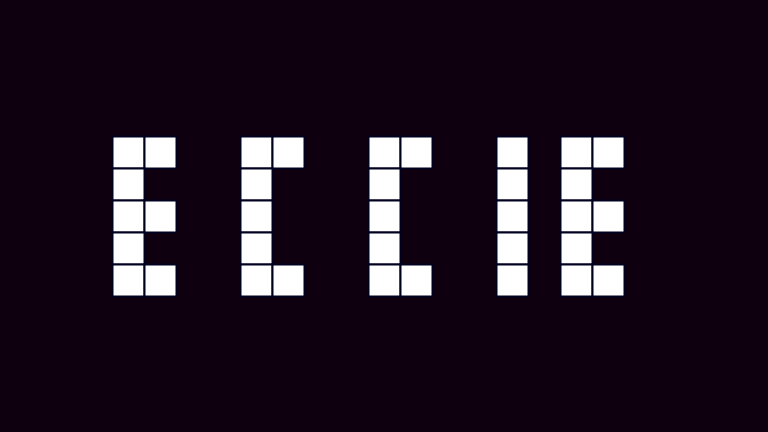
Frame 1 (no input)
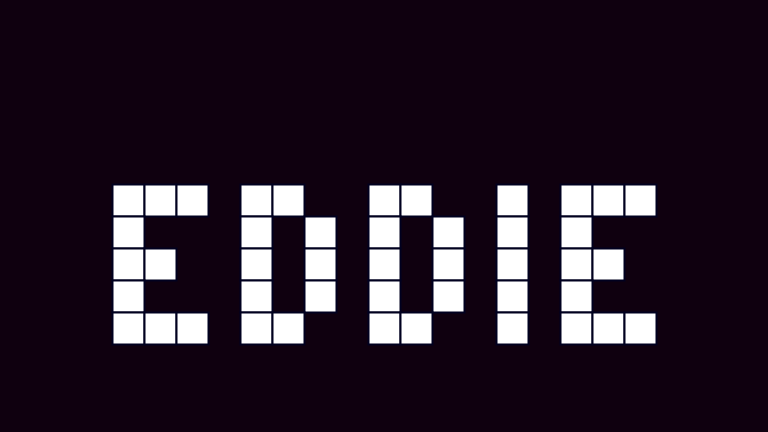
Frame 60 (the mouse pressed at the canvas centre just before this capture)
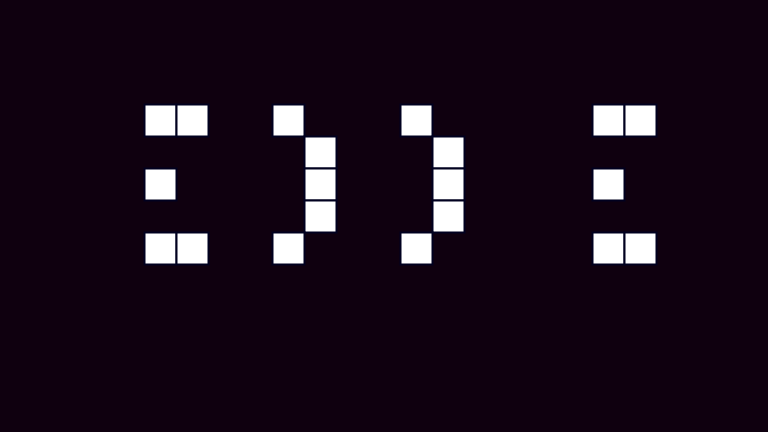
Frame 120 (the mouse held since frame 60 and released just before this capture)

The Processing sketch that drew these frames (run headless with seeded random() and noise(); from frame 60 on, the mouse is pressed at the canvas centre):

// Processing sketch: WriteMyName
// ── WriteMyName.pde
int pixelWidth = 32;
int pixelHeight = 32;

int pixelSize = 32;

float xOffset = 112f;
float yOffset = 136f;

float yScroll = 0f;
float yScrollSpeed = 8f;
int scrollTimer = 0;
float scrollDirectionY = 1f;
float maxScrollY = 64f;


float xPos = 32f;
float yPos = 32f;

int[] pixelLights = {1, 1, 0, 0, 1, 1};
int pixelLightsIndex = 0;

char[] nameLetters = {'E', 'D', 'D', 'I', 'E'};

int[][] letterE = { {1, 1, 1},
                    {1, 0, 0},
                    {1, 1, 0},
                    {1, 0, 0},
                    {1, 1, 1}};
                     
int[][] letterD = { {1, 1, 0},
                    {1, 0, 1},
                    {1, 0, 1},
                    {1, 0, 1},
                    {1, 1, 0}};
                     
int[][] letterI = { {1},
                    {1},
                    {1},
                    {1},
                    {1}};

void setup ()
{
    size(768, 432);

    scrollTimer = millis ();

    background(15, 0, 15);
    stroke(0, 0, 31);
    strokeWeight(2);

    DrawName ();
}

void draw ()
{
    xOffset = 112f;
    yOffset = 136f + yScroll;

    boolean updateDraw = false;

    if ((millis () - scrollTimer) >= 100)
    {   
        if (yScroll >= maxScrollY && scrollDirectionY > 0f)
            scrollDirectionY = -1f;
        else if (yScroll <= -maxScrollY)
            scrollDirectionY = 1f;

        yScroll += scrollDirectionY * yScrollSpeed;
        scrollTimer = millis ();

        pixelLightsIndex++;
        pixelLightsIndex = pixelLightsIndex % pixelLights.length;

        updateDraw = true;
    }

    if (updateDraw)
    {
        background(15, 0, 15);
        DrawName ();
    }
}

void DrawName ()
{
    for (int i = 0; i < nameLetters.length; i++)
    {
        switch (nameLetters[i])
        {
            case 'E':
                DrawLetter (letterE);
                break;

            case 'D':
                DrawLetter (letterD);
                break;

            case 'I':
                DrawLetter (letterI);
                break;
        }
    }
}

void DrawLetter (int[][] letter)
{
    for (int y = 0; y < letter.length; y++)
    {
        for (int x = 0; x < letter[y].length; x++)
        {
            if (letter[y][x] == 0)
                continue;

            if (pixelLights[((pixelLightsIndex + x) % pixelLights.length)] == 0)
                continue;

            float _x = xOffset + x * pixelSize;
            float _y = yOffset + y * pixelSize;

            DrawQuad (_x, _y);
        }
    }

    xOffset += (letter[0].length + 1) * pixelSize;
}

void DrawQuad (float xPos, float yPos)
{
    quad(   xPos, yPos,                         // Top-Left
            xPos + pixelSize, yPos,             // Top-Right
            xPos + pixelSize, yPos + pixelSize, // Bottom-Right
            xPos, yPos + pixelSize);            // Bottom-Left
}
